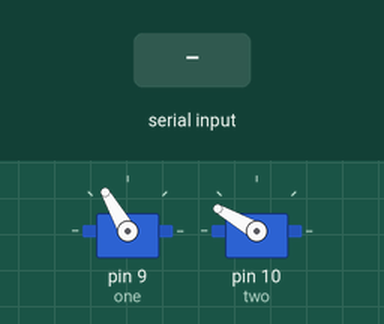
Simulated run of this sketch. Board: Arduino Leonardo, built with avr-gcc and run on an emulated ATmega32U4. Parts: 2 × servo. The test bench sets the inputs (shaded band). What the sketch prints to the serial monitor is not drawn.

Above: at 1.2 s.
1.3 s: "u" received over Serial
At 2.5 s:
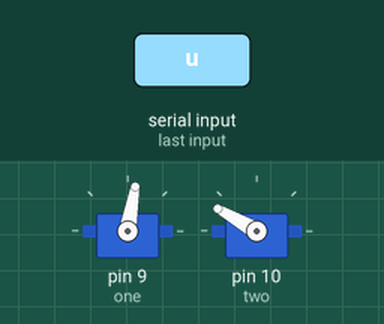
2.8 s: "d" received over Serial
At 3.8 s:
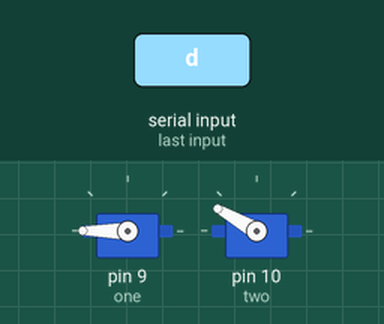
4.3 s: "l" received over Serial
At 5.0 s:
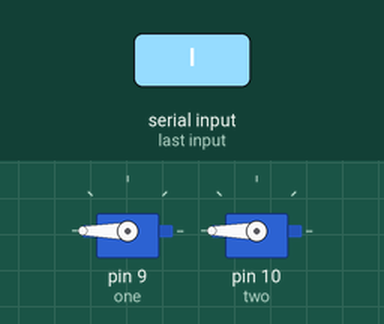
5.8 s: "r" received over Serial
At 6.1 s:
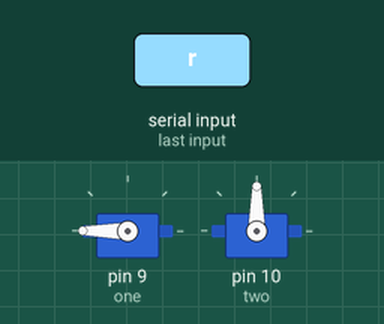
7.3 s: "u" received over Serial
At 8.5 s:
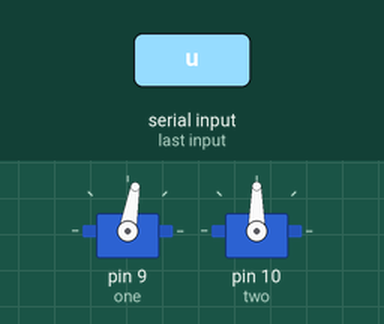
8.8 s: "f" received over Serial
At 9.6 s:
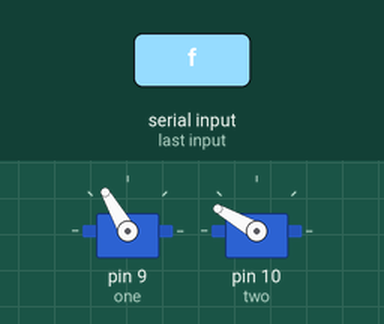
Timing chart, 0 to 11.3 s (numbered marks = the images above; inputs shaded):
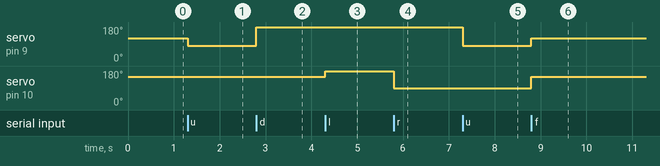

The sketch:

EyeController.ino
```cpp
#include <Servo.h>
// CONSTANTS - keys for parsing messages via serial


Servo one;
Servo two;
char state;


// Arrays to hold information about state and mapping for each servo


void setup()
{
    Serial.begin(9600);
while (! Serial); // Wait until Serial is ready - Leonardo
  Serial.println("ENTER NOW");
  // initialize each servo by passing the pin number to which it is attached

  one.attach(9);       // blue
  two.attach(10);      // black
  one.write(120);
  two.write(150);

}

void loop() {
  if(Serial.available()){
      state = Serial.read();
      //one.write(120);
        //  two.write(150);
      //flag=0;


 //SERVOOOOOOOOOOOOOO 1111111111111111111111111111111111111111111111111111111111111111111

 if(state == 'u') {

 //pos2=30;
 one.write(60+20);
 delay(10);

 //flag=1;
  //Serial.println("open");
 }


else if(state == 'd' ) {

 //pos2=90;
 one.write(180);
 delay(10);

  //flag=1;
  //Serial.println("close");
 }


//SERVOOOOOOOOOOOOO 2222222222222222222222222222222222222222222222222222222222222222222


else if(state == 'l' ) {

          two.write(180);
          delay(10);

 }


else if(state == 'r' ) {

          two.write(90);
          delay(10);
 }

else if(state == 'f' ) {

          one.write(120);
          two.write(150);
          delay(10);
 }

// else {
//   one.write(120);
//          two.write(150);
//          delay(1000);
// }

  }
}
```

Measured:
- after the input at 1.3 s, servo on pin 9 (one): 120° → 80° at once
- after the input at 2.8 s, servo on pin 9 (one): 80° → 180° at once
- after the input at 4.3 s, servo on pin 10 (two): 150° → 180° at once
- after the input at 5.8 s, servo on pin 10 (two): 180° → 90° at once
- after the input at 7.3 s, servo on pin 9 (one): 180° → 80° at once
- after the input at 8.8 s, servo on pin 9 (one): 80° → 120° at once; servo on pin 10 (two): 90° → 150° at once
